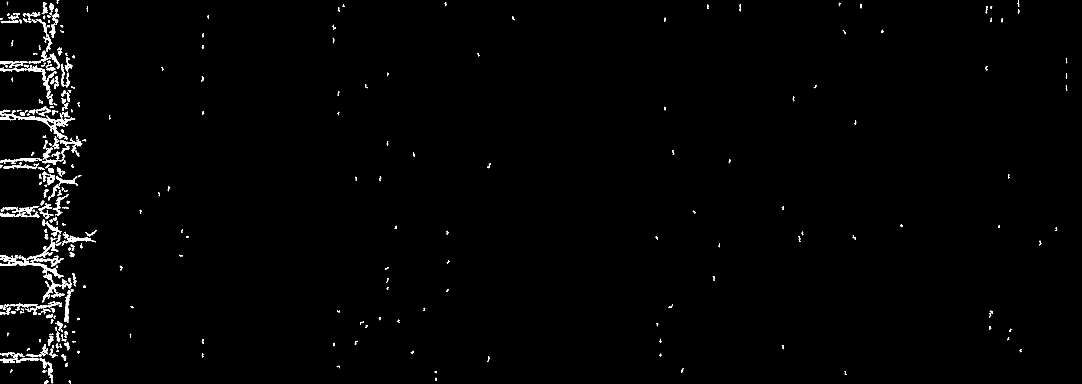
#> input picture 02_空间去噪/frames_denoised/frame_0001.png, 3244 x 1152 px (shown at 1/3 size); its folder holds only this picture in this run
$ python '步骤3：对齐裁剪.py'
#> lines starting #> are read from the running program, lines starting #| are printed output that depends on the picture; after the words box and inside, x2 and y2 are one past the last pixel; in counts of white or black regions, pixels touching at a corner belong together
import cv2
import numpy as np
import os
import time

# ╔══════════════════════════════════════════════════════════════╗
# ║  步骤3: 对齐裁剪 · 基于白色占比检测左边界                       ║
# ╚══════════════════════════════════════════════════════════════╝

# === 输入输出路径 ===
INPUT_DIR = r"F:\工作文件\RA\python\项目汇总\神经图像\02_空间去噪\frames_denoised"
OUTPUT_DIR = r"F:\工作文件\RA\python\项目汇总\神经图像\03_对齐裁剪"

# === 🎛️ 对齐参数 ===
WHITE_RATIO_THRESHOLD = 0.20  # 白色占比阈值 (50%)
PADDING_LEFT = 10  # 左边界向左多保留的像素（安全边距）

# === 视频参数 ===
FPS = 10


# =====================================================
# 工具函数
# =====================================================

def save_image(path, img):
    """保存图像"""
    success, encoded = cv2.imencode('.png', img)
    if success:
        with open(path, 'wb') as f:
            f.write(encoded.tobytes())


def load_image(path):
    """加载图像"""
    with open(path, 'rb') as f:
        file_bytes = np.frombuffer(f.read(), dtype=np.uint8)
        img = cv2.imdecode(file_bytes, cv2.IMREAD_GRAYSCALE)
    return img


def make_even(x):
    """确保尺寸为偶数"""
    return x if x % 2 == 0 else x - 1


# =====================================================
# 核心处理函数
# =====================================================

def find_left_edge(binary, threshold=0.50):
    """
    找到第一个白色占比 > threshold 的列位置
    """
    height, width = binary.shape
    white_per_column = np.sum(binary > 0, axis=0) / height

    for col in range(width):
        if white_per_column[col] > threshold:
            return col

    return 0


def crop_and_align(binary, crop_start, target_width):
    """
    从 crop_start 开始裁剪到统一宽度
    """
    height, width = binary.shape

    # 裁剪
    cropped = binary[:, crop_start:]

    # 调整到目标宽度
    current_width = cropped.shape[1]

    if current_width >= target_width:
        cropped = cropped[:, :target_width]
    else:
        pad_width = target_width - current_width
        cropped = np.pad(cropped, ((0, 0), (0, pad_width)),
                         mode='constant', constant_values=0)

    return cropped


# =====================================================
# 主函数
# =====================================================

def main():
    print("╔" + "═" * 58 + "╗")
    print("║" + "  步骤3: 对齐裁剪 · 基于白色占比检测".center(48) + "║")
    print("╚" + "═" * 58 + "╝")

    t_start = time.time()

    # === 检查输入目录 ===
    print(f"\n📂 输入目录: {INPUT_DIR}")

    if not os.path.exists(INPUT_DIR):
        print(f"❌ 目录不存在! 请先运行步骤2（空间去噪）")
        return

    # === 获取文件列表 ===
    frame_files = sorted([f for f in os.listdir(INPUT_DIR) if f.endswith('.png')])
    num_frames = len(frame_files)

    if num_frames == 0:
        print("❌ 没有找到PNG文件!")
        return

    print(f"   找到 {num_frames} 帧")

    # === 创建输出目录 ===
    frames_aligned_dir = os.path.join(OUTPUT_DIR, "frames_aligned")
    os.makedirs(frames_aligned_dir, exist_ok=True)

    # === Step 1: 分析所有帧的边界 ===
    print(f"\n🔍 Step 1: 分析边界位置")
    print(f"   白色占比阈值: {WHITE_RATIO_THRESHOLD * 100:.0f}%")
    print(f"   左侧安全边距: {PADDING_LEFT} 像素")

    left_edges = []
    sample_shape = None

    for i, filename in enumerate(frame_files):
        filepath = os.path.join(INPUT_DIR, filename)
        binary = load_image(filepath)
#> in load_image, img is the input picture: shape (1152, 3244); 1.2% white; 330 white regions, largest, box (x1, y1, x2, y2) and area: (0, 329, 212, 419) 2845, (0, 766, 191, 835) 2178, (80, 726, 181, 801) 1519

        if binary is None:
            left_edges.append(0)
            continue

        if sample_shape is None:
            sample_shape = binary.shape

        edge = find_left_edge(binary, WHITE_RATIO_THRESHOLD)
#> in find_left_edge, `white_per_column = np.sum(binary > 0, axis=0) / height`: white_per_column = 3244 values, max 0.385 at index 154, min 0 at index 290, mean 0.012
#> edge = 129
        left_edges.append(edge)

        if (i + 1) % 30 == 0:
            print(f"   [{i + 1}/{num_frames}] 已分析")

    height, width = sample_shape
    print(f"\n   ✅ 分析完成")
    print(f"   原始尺寸: {width}×{height}")
#|    原始尺寸: 3244×1152

    # === 边界统计 ===
    edges_arr = np.array(left_edges)
#> edges_arr = [129]
    print(f"\n   边界位置统计:")
    print(f"     最小: {np.min(edges_arr)} (帧 {np.argmin(edges_arr)})")
#|      最小: 129 (帧 0)
    print(f"     最大: {np.max(edges_arr)} (帧 {np.argmax(edges_arr)})")
#|      最大: 129 (帧 0)
    print(f"     平均: {np.mean(edges_arr):.1f}")
#|      平均: 129.0
    print(f"     标准差: {np.std(edges_arr):.1f}")
#|      标准差: 0.0

    # === 计算统一裁剪参数 ===
    max_left_edge = np.max(edges_arr)
#> max_left_edge = 129
    crop_start_unified = max(0, max_left_edge - PADDING_LEFT)
#> crop_start_unified = 119
    target_width = make_even(width - crop_start_unified)
#> target_width = 3124

    print(f"\n   统一裁剪参数:")
    print(f"     裁剪起点: 列 {crop_start_unified}")
#|      裁剪起点: 列 119
    print(f"     目标宽度: {target_width}")
#|      目标宽度: 3124
    print(f"     最终尺寸: {target_width}×{height}")
#|      最终尺寸: 3124×1152

    # === Step 2: 裁剪对齐所有帧 ===
    print(f"\n🔄 Step 2: 裁剪对齐所有帧...")

    # 视频设置
    video_w = make_even(target_width)
#> video_w = 3124
    video_h = make_even(height)

    fourcc = cv2.VideoWriter_fourcc(*'mp4v')

    # 对齐后视频
    video_aligned_path = os.path.join(OUTPUT_DIR, "aligned_all_frames.mp4")
    out_aligned = cv2.VideoWriter(video_aligned_path, fourcc, FPS, (video_w, video_h), isColor=False)

    # 对比视频
    compare_scale = 0.35
    orig_w_scaled = int(width * compare_scale)
    aligned_w_scaled = int(target_width * compare_scale)
#> aligned_w_scaled = 1093
    compare_w = make_even(orig_w_scaled + aligned_w_scaled)
#> compare_w = 2228
    compare_h = make_even(int(height * compare_scale))

    video_compare_path = os.path.join(OUTPUT_DIR, "compare_before_after.mp4")
    out_compare = cv2.VideoWriter(video_compare_path, fourcc, FPS, (compare_w, compare_h), isColor=True)

    stats = []

    for idx, filename in enumerate(frame_files):
        # 读取去噪后的二值图
        filepath = os.path.join(INPUT_DIR, filename)
        binary = load_image(filepath)

        if binary is None:
            continue

        # 统一裁剪（所有帧用相同的裁剪起点）
        aligned = crop_and_align(binary, crop_start_unified, target_width)
#> in crop_and_align, `cropped = binary[:, crop_start:]`:
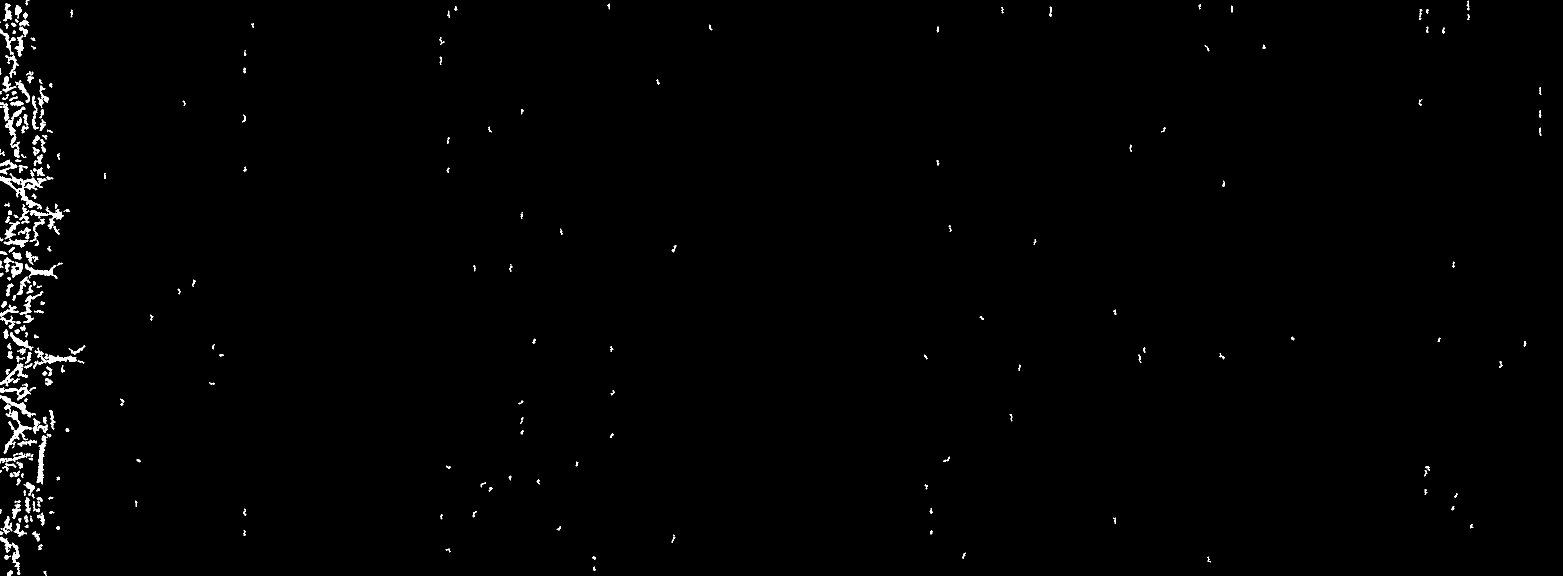
#> cropped: shape (1152, 3125) (shown at 1/2 size); 0.88% white; 272 white regions (4 under 20 px), largest, box (x1, y1, x2, y2) and area: (0, 347, 93, 419) 1650, (7, 808, 64, 907) 1150, (66, 695, 154, 738) 908

        # 统计
        white_before = np.sum(binary > 0)
#> white_before = 44690
        white_after = np.sum(aligned > 0)
#> white_after = 31744

        stats.append({
            'frame': idx,
            'left_edge': left_edges[idx],
            'white_before': white_before,
            'white_after': white_after
        })

        # 保存对齐后的帧
        output_filename = f"frame_{idx:04d}.png"
        save_image(os.path.join(frames_aligned_dir, output_filename), aligned)

        # 写入对齐视频
        aligned_resized = cv2.resize(aligned, (video_w, video_h))
        out_aligned.write(aligned_resized)

        # 写入对比视频
        orig_small = cv2.resize(binary, (orig_w_scaled, compare_h))
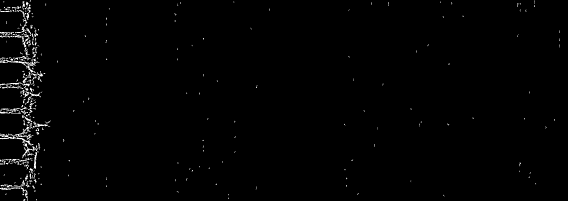
#> orig_small: shape (402, 1135) (shown at 1/2 size); min 0, max 255, mean 3
        aligned_small = cv2.resize(aligned, (aligned_w_scaled, compare_h))
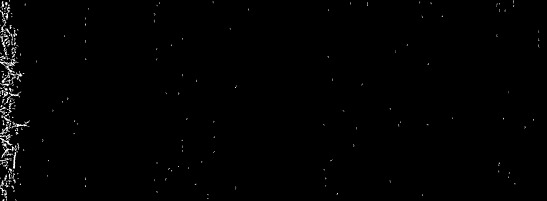
#> aligned_small: shape (402, 1093) (shown at 1/2 size); min 0, max 255, mean 2.3

        # 转彩色
        orig_color = cv2.cvtColor(orig_small, cv2.COLOR_GRAY2BGR)
        aligned_color = cv2.cvtColor(aligned_small, cv2.COLOR_GRAY2BGR)

        # 在原图上画红色边界线（检测到的边界）
        edge_scaled = int(left_edges[idx] * compare_scale)
#> edge_scaled = 45
        cv2.line(orig_color, (edge_scaled, 0), (edge_scaled, compare_h), (0, 0, 255), 2)

        # 画绿色线（统一裁剪位置）
        crop_scaled = int(crop_start_unified * compare_scale)
#> crop_scaled = 41
        cv2.line(orig_color, (crop_scaled, 0), (crop_scaled, compare_h), (0, 255, 0), 2)

        # 添加标签
        cv2.putText(orig_color, f"Original #{idx}", (5, 25),
                    cv2.FONT_HERSHEY_SIMPLEX, 0.5, (0, 255, 255), 1)
        cv2.putText(orig_color, f"Edge:{left_edges[idx]} Crop:{crop_start_unified}", (5, 45),
                    cv2.FONT_HERSHEY_SIMPLEX, 0.4, (255, 255, 255), 1)
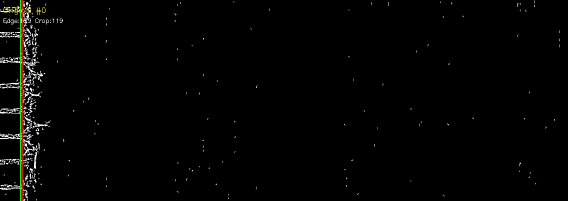
#> orig_color: shape (402, 1135, 3) (shown at 1/2 size); mean B, G, R 2.9, 3.7, 3.7

        cv2.putText(aligned_color, f"Aligned {target_width}x{height}", (5, 25),
                    cv2.FONT_HERSHEY_SIMPLEX, 0.5, (0, 255, 0), 1)
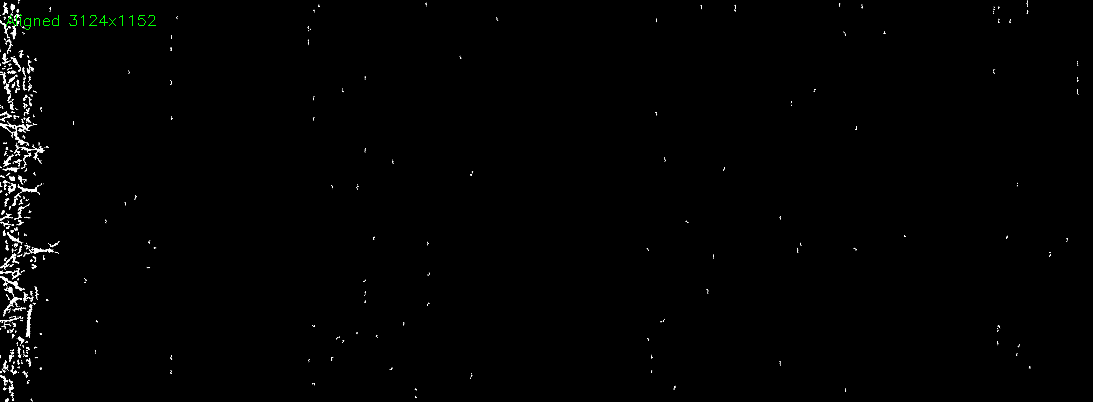
#> aligned_color: shape (402, 1093, 3); mean B, G, R 2.2, 2.4, 2.2

        # 拼接
        compare_frame = np.hstack([orig_color, aligned_color])
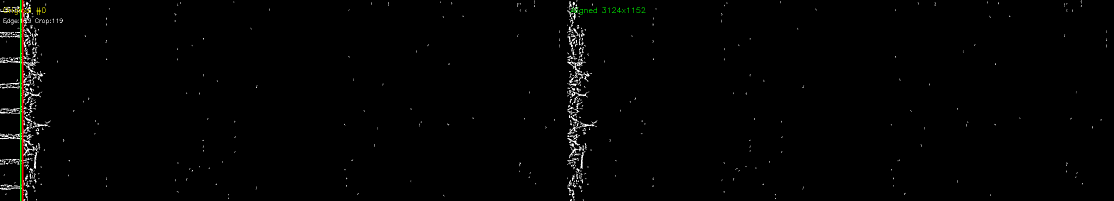
#> compare_frame: shape (402, 2228, 3) (shown at 1/2 size); mean B, G, R 2.6, 3.1, 3
        # 确保宽度正确
        if compare_frame.shape[1] < compare_w:
            pad = compare_w - compare_frame.shape[1]
            compare_frame = np.pad(compare_frame, ((0, 0), (0, pad), (0, 0)),
                                   mode='constant', constant_values=0)
        compare_frame = compare_frame[:, :compare_w]

        out_compare.write(compare_frame)

        # 进度显示
        if (idx + 1) % 20 == 0 or idx == num_frames - 1:
            elapsed = time.time() - t_start
            print(f"   [{idx + 1:3d}/{num_frames}] 耗时: {elapsed:.1f}s")

    out_aligned.release()
    out_compare.release()

    # === 保存统计数据 ===
    stats_path = os.path.join(OUTPUT_DIR, "alignment_statistics.csv")
    with open(stats_path, 'w', encoding='utf-8') as f:
        f.write("frame,left_edge,white_before,white_after\n")
        for s in stats:
            f.write(f"{s['frame']},{s['left_edge']},{s['white_before']},{s['white_after']}\n")
#> this loop made 1 pass

    # === 保存参数 ===
    params_path = os.path.join(OUTPUT_DIR, "alignment_params.txt")
    with open(params_path, 'w', encoding='utf-8') as f:
        f.write("对齐裁剪参数\n")
        f.write("=" * 40 + "\n")
        f.write(f"输入目录: {INPUT_DIR}\n")
        f.write(f"帧数: {num_frames}\n")
        f.write(f"\n原始尺寸: {width}×{height}\n")
        f.write(f"对齐后尺寸: {target_width}×{height}\n")
        f.write(f"\n检测参数:\n")
        f.write(f"  白色占比阈值: {WHITE_RATIO_THRESHOLD * 100:.0f}%\n")
        f.write(f"  左侧安全边距: {PADDING_LEFT} 像素\n")
        f.write(f"  统一裁剪起点: 列 {crop_start_unified}\n")
        f.write(f"\n边界统计:\n")
        f.write(f"  最小: {np.min(edges_arr)}\n")
        f.write(f"  最大: {np.max(edges_arr)}\n")
        f.write(f"  平均: {np.mean(edges_arr):.1f}\n")

    # === 输出摘要 ===
    total_time = time.time() - t_start

    print("\n" + "=" * 60)
    print("📊 处理摘要")
    print("=" * 60)
    print(f"   原始尺寸:   {width}×{height}")
#|    原始尺寸:   3244×1152
    print(f"   对齐后尺寸: {target_width}×{height}")
#|    对齐后尺寸: 3124×1152
    print(f"   裁剪掉:     {crop_start_unified} 列 ({crop_start_unified / width * 100:.1f}%)")
#|    裁剪掉:     119 列 (3.7%)
    print(f"   处理耗时:   {total_time:.1f} 秒")

    print("\n" + "=" * 60)
    print("📁 输出文件")
    print("=" * 60)
    print(f"""
    {OUTPUT_DIR}/
    │
    ├── frames_aligned/          # 对齐后的二值图
    │   ├── frame_0000.png
    │   ├── frame_0001.png
    │   └── ... ({num_frames} 张)
    │
    ├── aligned_all_frames.mp4   # 对齐后视频
    ├── compare_before_after.mp4 # 对比视频
    │   (红线=检测边界, 绿线=统一裁剪位置)
    ├── alignment_statistics.csv # 各帧边界统计
    └── alignment_params.txt     # 参数记录
    """)

    print("✅ 步骤3完成！")


if __name__ == "__main__":
    main()

$ run again, on 02_空间去噪/frames_denoised/frame_0014.png
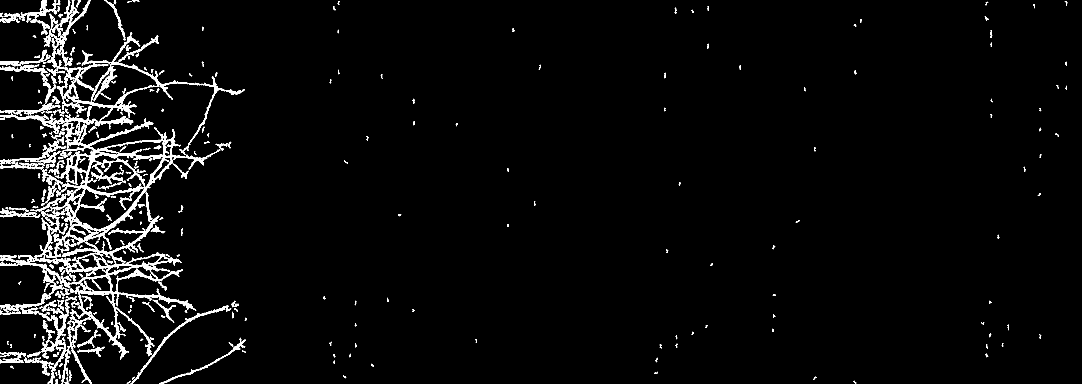
#> input picture 02_空间去噪/frames_denoised/frame_0014.png, 3244 x 1152 px (shown at 1/3 size)
#> in load_image, img is the input picture: shape (1152, 3244); 3.6% white; 365 white regions, largest, box (x1, y1, x2, y2) and area: (135, 318, 661, 749) 27775, (0, 628, 589, 1079) 25904, (131, 0, 470, 362) 13835
#> white_per_column = 3244 values, max 0.527 at index 202, min 0 at index 740, mean 0.0357
#> edge = 125
#|    原始尺寸: 3244×1152
#> edges_arr = [125]
#|      最小: 125 (帧 0)
#|      最大: 125 (帧 0)
#|      平均: 125.0
#|      标准差: 0.0
#> max_left_edge = 125
#> crop_start_unified = 115
#> target_width = 3128
#|      裁剪起点: 列 115
#|      目标宽度: 3128
#|      最终尺寸: 3128×1152
#> aligned_w_scaled = 1094
#> compare_w = 2228
#> white_before = 133257
#> white_after = 118931
#> in main, `aligned_small = cv2.resize(aligned, (aligned_w_scaled, compare_h))`:
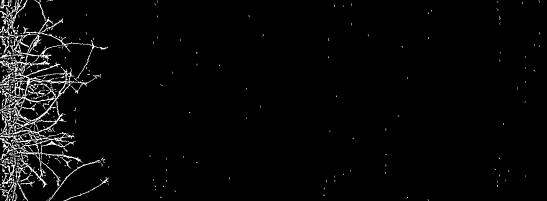
#> aligned_small: shape (402, 1094) (shown at 1/2 size); min 0, max 255, mean 8.4
#> edge_scaled = 43
#> crop_scaled = 40
#> in main, `compare_frame = np.hstack([orig_color, aligned_color])`:
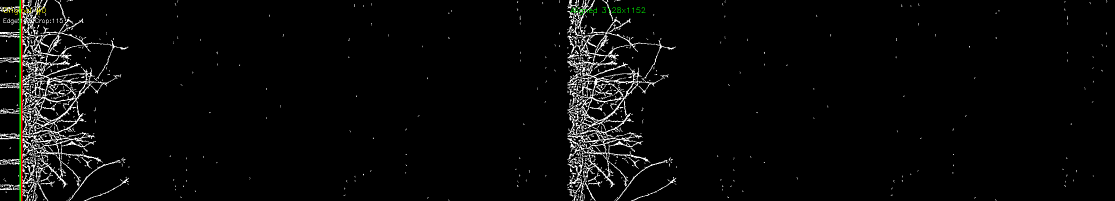
#> compare_frame: shape (402, 2229, 3) (shown at 1/2 size); mean B, G, R 8.7, 9.2, 9.1
#> the loop in main, `for s in stats:` made 1 pass
#|    原始尺寸:   3244×1152
#|    对齐后尺寸: 3128×1152
#|    裁剪掉:     115 列 (3.5%)

$ run again, on 02_空间去噪/frames_denoised/frame_0018.png
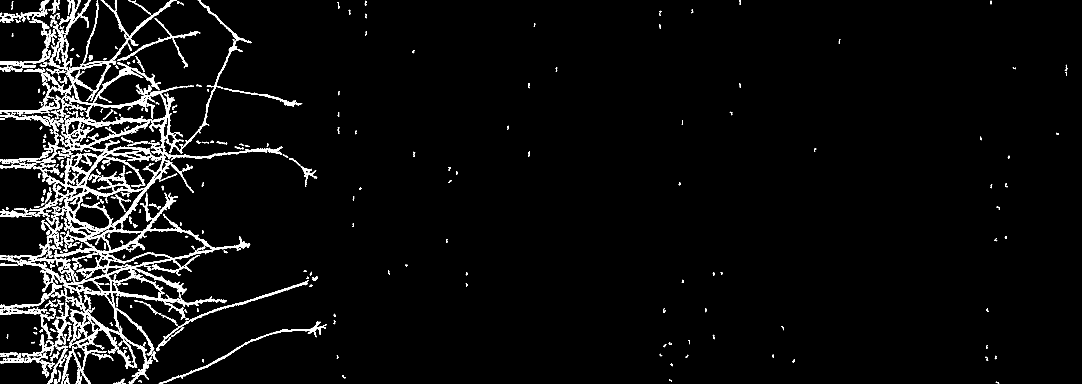
#> input picture 02_空间去噪/frames_denoised/frame_0018.png, 3244 x 1152 px (shown at 1/3 size)
#> in load_image, img is the input picture: shape (1152, 3244); 4.4% white; 358 white regions, largest, box (x1, y1, x2, y2) and area: (0, 0, 848, 1152) 96841, (0, 286, 182, 381) 3021, (476, 964, 980, 1152) 2980
#> white_per_column = 3244 values, max 0.512 at index 197, min 0 at index 980, mean 0.0436
#> edge = 124
#|    原始尺寸: 3244×1152
#> edges_arr = [124]
#|      最小: 124 (帧 0)
#|      最大: 124 (帧 0)
#|      平均: 124.0
#|      标准差: 0.0
#> max_left_edge = 124
#> crop_start_unified = 114
#> target_width = 3130
#|      裁剪起点: 列 114
#|      目标宽度: 3130
#|      最终尺寸: 3130×1152
#> aligned_w_scaled = 1095
#> compare_w = 2230
#> cropped: shape (1152, 3130); 4.1% white; 347 white regions (2 under 20 px), largest, box (x1, y1, x2, y2) and area: (0, 0, 734, 1152) 92863, (362, 964, 866, 1152) 2980, (354, 840, 812, 1054) 2872
#> white_before = 163050
#> white_after = 148643
#> in main, `aligned_small = cv2.resize(aligned, (aligned_w_scaled, compare_h))`:
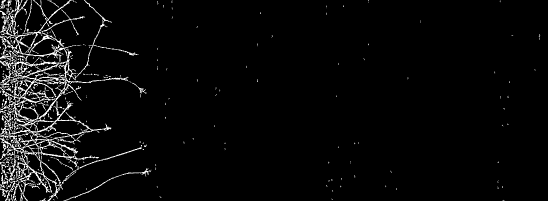
#> aligned_small: shape (402, 1095) (shown at 1/2 size); min 0, max 255, mean 10.5
#> edge_scaled = 43
#> crop_scaled = 39
#> in main, `compare_frame = np.hstack([orig_color, aligned_color])`:
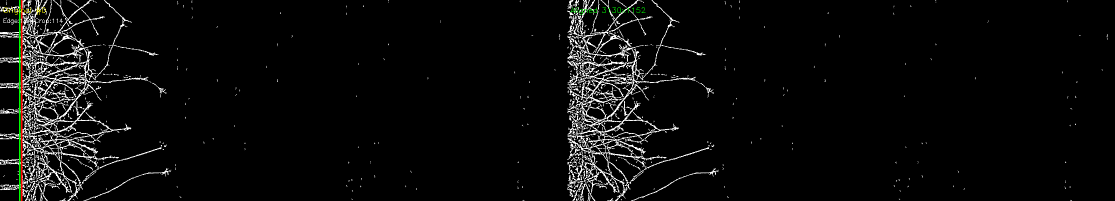
#> compare_frame: shape (402, 2230, 3) (shown at 1/2 size); mean B, G, R 10.7, 11.2, 11.1
#> the loop in main, `for s in stats:` made 1 pass
#|    原始尺寸:   3244×1152
#|    对齐后尺寸: 3130×1152
#|    裁剪掉:     114 列 (3.5%)
